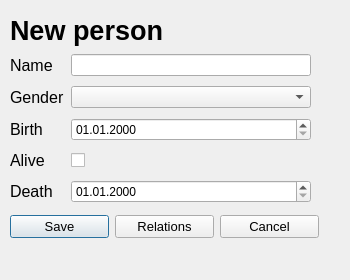
<?xml version="1.0" encoding="UTF-8"?>
<ui version="4.0">
 <class>PersonWindow</class>
 <widget class="QDialog" name="PersonWindow">
  <property name="geometry">
   <rect>
    <x>0</x>
    <y>0</y>
    <width>350</width>
    <height>280</height>
   </rect>
  </property>
  <property name="minimumSize">
   <size>
    <width>350</width>
    <height>280</height>
   </size>
  </property>
  <property name="maximumSize">
   <size>
    <width>350</width>
    <height>280</height>
   </size>
  </property>
  <property name="windowTitle">
   <string>Person</string>
  </property>
  <widget class="QLabel" name="label_top">
   <property name="geometry">
    <rect>
     <x>10</x>
     <y>10</y>
     <width>301</width>
     <height>41</height>
    </rect>
   </property>
   <property name="font">
    <font>
     <pointsize>20</pointsize>
     <weight>75</weight>
     <bold>true</bold>
    </font>
   </property>
   <property name="text">
    <string>New person</string>
   </property>
  </widget>
  <widget class="QWidget" name="gridLayoutWidget_2">
   <property name="geometry">
    <rect>
     <x>10</x>
     <y>50</y>
     <width>301</width>
     <height>161</height>
    </rect>
   </property>
   <layout class="QGridLayout" name="gridLayout_2">
    <item row="0" column="1">
     <widget class="QLineEdit" name="nameInput"/>
    </item>
    <item row="1" column="0">
     <widget class="QLabel" name="label_gender">
      <property name="font">
       <font>
        <pointsize>12</pointsize>
       </font>
      </property>
      <property name="text">
       <string>Gender</string>
      </property>
     </widget>
    </item>
    <item row="4" column="0">
     <widget class="QLabel" name="label_death">
      <property name="font">
       <font>
        <pointsize>12</pointsize>
       </font>
      </property>
      <property name="text">
       <string>Death</string>
      </property>
     </widget>
    </item>
    <item row="0" column="0">
     <widget class="QLabel" name="label_name">
      <property name="font">
       <font>
        <pointsize>12</pointsize>
       </font>
      </property>
      <property name="text">
       <string>Name</string>
      </property>
     </widget>
    </item>
    <item row="2" column="0">
     <widget class="QLabel" name="label_birth">
      <property name="font">
       <font>
        <pointsize>12</pointsize>
       </font>
      </property>
      <property name="text">
       <string>Birth</string>
      </property>
     </widget>
    </item>
    <item row="4" column="1">
     <widget class="QDateEdit" name="deathInput">
      <property name="displayFormat">
       <string>dd.MM.yyyy</string>
      </property>
     </widget>
    </item>
    <item row="2" column="1">
     <widget class="QDateEdit" name="birthInput">
      <property name="displayFormat">
       <string>dd.MM.yyyy</string>
      </property>
     </widget>
    </item>
    <item row="1" column="1">
     <widget class="QComboBox" name="genderInput"/>
    </item>
    <item row="3" column="1">
     <widget class="QCheckBox" name="isAliveCheckBox">
      <property name="text">
       <string/>
      </property>
     </widget>
    </item>
    <item row="3" column="0">
     <widget class="QLabel" name="label_6">
      <property name="font">
       <font>
        <pointsize>12</pointsize>
       </font>
      </property>
      <property name="text">
       <string>Alive</string>
      </property>
     </widget>
    </item>
   </layout>
  </widget>
  <widget class="QWidget" name="gridLayoutWidget">
   <property name="geometry">
    <rect>
     <x>10</x>
     <y>210</y>
     <width>309</width>
     <height>33</height>
    </rect>
   </property>
   <layout class="QGridLayout" name="gridLayout">
    <item row="0" column="2">
     <widget class="QPushButton" name="cancelButton">
      <property name="font">
       <font>
        <pointsize>10</pointsize>
       </font>
      </property>
      <property name="text">
       <string>Cancel</string>
      </property>
     </widget>
    </item>
    <item row="0" column="0">
     <widget class="QPushButton" name="saveButton">
      <property name="font">
       <font>
        <pointsize>10</pointsize>
       </font>
      </property>
      <property name="text">
       <string>Save</string>
      </property>
      <property name="default">
       <bool>true</bool>
      </property>
     </widget>
    </item>
    <item row="0" column="1">
     <widget class="QPushButton" name="addRelationButton">
      <property name="font">
       <font>
        <pointsize>10</pointsize>
       </font>
      </property>
      <property name="text">
       <string>Relations</string>
      </property>
     </widget>
    </item>
   </layout>
  </widget>
 </widget>
 <resources/>
 <connections/>
</ui>
